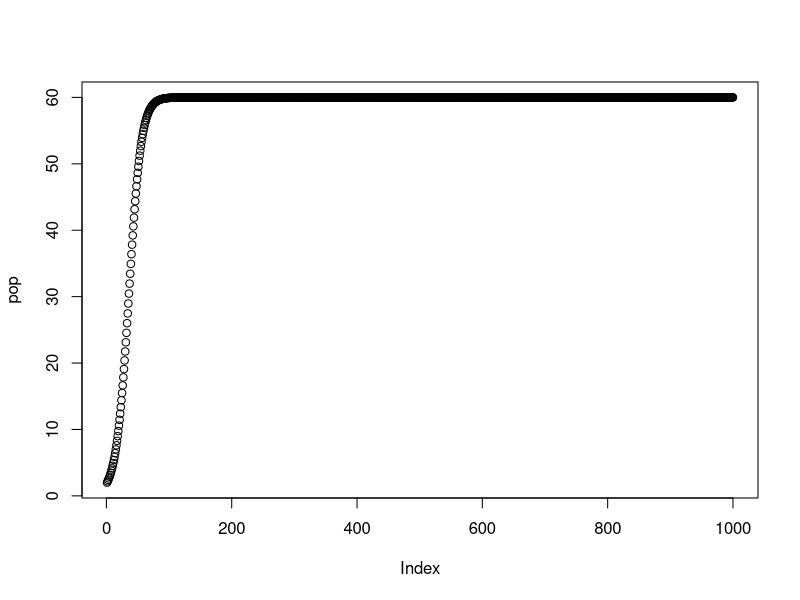

Generate this figure with R:
# Grace Jenkins
r <- 0.1
k <- 60
dt <- 1
it <- 1000
pop <- array(0, dim = c(it))
pop[1] <- 2
for (i in 2:it){
  pop[i] <- pop[(i-1)]+dt * r * pop[(i-1)]* (k-pop[(i-1)])/k
}
plot(pop)
